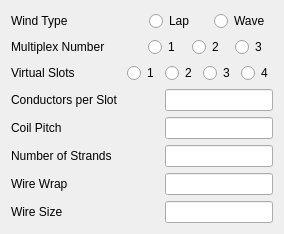
                         <widget class="QWidget" name="tab_12">
                          <attribute name="title">
                           <string>Winding</string>
                          </attribute>
                          <layout class="QVBoxLayout" name="verticalLayout_5">
                           <item>
                            <layout class="QHBoxLayout" name="horizontalLayout_56" stretch="9,4,4">
                             <item>
                              <widget class="QLabel" name="label_31">
                               <property name="text">
                                <string>Wind Type</string>
                               </property>
                              </widget>
                             </item>
                             <item>
                              <widget class="QRadioButton" name="radioButton5">
                               <property name="text">
                                <string>Lap</string>
                               </property>
                               <attribute name="buttonGroup">
                                <string notr="true">buttonGroup</string>
                               </attribute>
                              </widget>
                             </item>
                             <item>
                              <widget class="QRadioButton" name="radioButton6">
                               <property name="sizePolicy">
                                <sizepolicy hsizetype="Ignored" vsizetype="Fixed">
                                 <horstretch>0</horstretch>
                                 <verstretch>0</verstretch>
                                </sizepolicy>
                               </property>
                               <property name="text">
                                <string>Wave</string>
                               </property>
                               <attribute name="buttonGroup">
                                <string notr="true">buttonGroup</string>
                               </attribute>
                              </widget>
                             </item>
                            </layout>
                           </item>
                           <item>
                            <layout class="QHBoxLayout" name="horizontalLayout_57" stretch="7,2,2,2">
                             <item>
                              <widget class="QLabel" name="label_29">
                               <property name="text">
                                <string>Multiplex Number</string>
                               </property>
                              </widget>
                             </item>
                             <item>
                              <widget class="QRadioButton" name="radioButton7">
                               <property name="text">
                                <string>1</string>
                               </property>
                               <attribute name="buttonGroup">
                                <string notr="true">buttonGroup_2</string>
                               </attribute>
                              </widget>
                             </item>
                             <item>
                              <widget class="QRadioButton" name="radioButton8">
                               <property name="text">
                                <string>2</string>
                               </property>
                               <attribute name="buttonGroup">
                                <string notr="true">buttonGroup_2</string>
                               </attribute>
                              </widget>
                             </item>
                             <item>
                              <widget class="QRadioButton" name="radioButton9">
                               <property name="text">
                                <string>3</string>
                               </property>
                               <attribute name="buttonGroup">
                                <string notr="true">buttonGroup_2</string>
                               </attribute>
                              </widget>
                             </item>
                            </layout>
                           </item>
                           <item>
                            <layout class="QHBoxLayout" name="horizontalLayout_58" stretch="5,1,1,1,1">
                             <item>
                              <widget class="QLabel" name="label_30">
                               <property name="text">
                                <string>Virtual Slots</string>
                               </property>
                              </widget>
                             </item>
                             <item>
                              <widget class="QRadioButton" name="radioButton10">
                               <property name="text">
                                <string>1</string>
                               </property>
                               <attribute name="buttonGroup">
                                <string notr="true">buttonGroup_3</string>
                               </attribute>
                              </widget>
                             </item>
                             <item>
                              <widget class="QRadioButton" name="radioButton11">
                               <property name="text">
                                <string>2</string>
                               </property>
                               <attribute name="buttonGroup">
                                <string notr="true">buttonGroup_3</string>
                               </attribute>
                              </widget>
                             </item>
                             <item>
                              <widget class="QRadioButton" name="radioButton12">
                               <property name="text">
                                <string>3</string>
                               </property>
                               <attribute name="buttonGroup">
                                <string notr="true">buttonGroup_3</string>
                               </attribute>
                              </widget>
                             </item>
                             <item>
                              <widget class="QRadioButton" name="radioButton13">
                               <property name="text">
                                <string>4</string>
                               </property>
                               <attribute name="buttonGroup">
                                <string notr="true">buttonGroup_3</string>
                               </attribute>
                              </widget>
                             </item>
                            </layout>
                           </item>
                           <item>
                            <layout class="QHBoxLayout" name="horizontalLayout_51">
                             <item>
                              <widget class="QLabel" name="label_33">
                               <property name="text">
                                <string>Conductors per Slot</string>
                               </property>
                              </widget>
                             </item>
                             <item>
                              <spacer name="horizontalSpacer_34">
                               <property name="orientation">
                                <enum>Qt::Horizontal</enum>
                               </property>
                               <property name="sizeHint" stdset="0">
                                <size>
                                 <width>40</width>
                                 <height>20</height>
                                </size>
                               </property>
                              </spacer>
                             </item>
                             <item>
                              <widget class="QLineEdit" name="lineEdit28"/>
                             </item>
                            </layout>
                           </item>
                           <item>
                            <layout class="QHBoxLayout" name="horizontalLayout_52">
                             <item>
                              <widget class="QLabel" name="label_32">
                               <property name="text">
                                <string>Coil Pitch                </string>
                               </property>
                              </widget>
                             </item>
                             <item>
                              <spacer name="horizontalSpacer_30">
                               <property name="orientation">
                                <enum>Qt::Horizontal</enum>
                               </property>
                               <property name="sizeHint" stdset="0">
                                <size>
                                 <width>40</width>
                                 <height>20</height>
                                </size>
                               </property>
                              </spacer>
                             </item>
                             <item>
                              <widget class="QLineEdit" name="lineEdit29"/>
                             </item>
                            </layout>
                           </item>
                           <item>
                            <layout class="QHBoxLayout" name="horizontalLayout_53">
                             <item>
                              <widget class="QLabel" name="label_35">
                               <property name="text">
                                <string>Number of Strands  </string>
                               </property>
                              </widget>
                             </item>
                             <item>
                              <spacer name="horizontalSpacer_31">
                               <property name="orientation">
                                <enum>Qt::Horizontal</enum>
                               </property>
                               <property name="sizeHint" stdset="0">
                                <size>
                                 <width>40</width>
                                 <height>20</height>
                                </size>
                               </property>
                              </spacer>
                             </item>
                             <item>
                              <widget class="QLineEdit" name="lineEdit30"/>
                             </item>
                            </layout>
                           </item>
                           <item>
                            <layout class="QHBoxLayout" name="horizontalLayout_54">
                             <item>
                              <widget class="QLabel" name="label_36">
                               <property name="text">
                                <string>Wire Wrap              </string>
                               </property>
                              </widget>
                             </item>
                             <item>
                              <spacer name="horizontalSpacer_32">
                               <property name="orientation">
                                <enum>Qt::Horizontal</enum>
                               </property>
                               <property name="sizeHint" stdset="0">
                                <size>
                                 <width>40</width>
                                 <height>20</height>
                                </size>
                               </property>
                              </spacer>
                             </item>
                             <item>
                              <widget class="QLineEdit" name="lineEdit31"/>
                             </item>
                            </layout>
                           </item>
                           <item>
                            <layout class="QHBoxLayout" name="horizontalLayout_55">
                             <item>
                              <widget class="QLabel" name="label_34">
                               <property name="text">
                                <string>Wire Size                </string>
                               </property>
                              </widget>
                             </item>
                             <item>
                              <spacer name="horizontalSpacer_33">
                               <property name="orientation">
                                <enum>Qt::Horizontal</enum>
                               </property>
                               <property name="sizeHint" stdset="0">
                                <size>
                                 <width>40</width>
                                 <height>20</height>
                                </size>
                               </property>
                              </spacer>
                             </item>
                             <item>
                              <widget class="QLineEdit" name="lineEdit32"/>
                             </item>
                            </layout>
                           </item>
                          </layout>
                         </widget>
